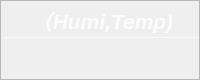
                    <widget class="QFrame" name="Model_QF">
                     <property name="minimumSize">
                      <size>
                       <width>200</width>
                       <height>80</height>
                      </size>
                     </property>
                     <property name="maximumSize">
                      <size>
                       <width>170</width>
                       <height>80</height>
                      </size>
                     </property>
                     <property name="toolTipDuration">
                      <number>0</number>
                     </property>
                     <property name="styleSheet">
                      <string notr="true">QFrame#Model_QF{
color: rgb(255, 255, 255);
border-radius: 15px;
background-color: rgb(136, 138, 133);
border: 1px outset rgb(72, 158, 204)
}
</string>
                     </property>
                     <property name="frameShape">
                      <enum>QFrame::StyledPanel</enum>
                     </property>
                     <property name="frameShadow">
                      <enum>QFrame::Raised</enum>
                     </property>
                     <layout class="QVBoxLayout" name="verticalLayout_13" stretch="0,2,1">
                      <property name="spacing">
                       <number>0</number>
                      </property>
                      <property name="leftMargin">
                       <number>0</number>
                      </property>
                      <property name="topMargin">
                       <number>0</number>
                      </property>
                      <property name="rightMargin">
                       <number>0</number>
                      </property>
                      <property name="bottomMargin">
                       <number>0</number>
                      </property>
                      <item>
                       <widget class="QFrame" name="Model_top">
                        <property name="styleSheet">
                         <string notr="true">border:none</string>
                        </property>
                        <property name="frameShape">
                         <enum>QFrame::StyledPanel</enum>
                        </property>
                        <property name="frameShadow">
                         <enum>QFrame::Raised</enum>
                        </property>
                        <layout class="QHBoxLayout" name="horizontalLayout_9">
                         <property name="spacing">
                          <number>0</number>
                         </property>
                         <property name="leftMargin">
                          <number>0</number>
                         </property>
                         <property name="topMargin">
                          <number>3</number>
                         </property>
                         <property name="rightMargin">
                          <number>7</number>
                         </property>
                         <property name="bottomMargin">
                          <number>3</number>
                         </property>
                         <item>
                          <widget class="QLabel" name="label_8">
                           <property name="maximumSize">
                            <size>
                             <width>16777215</width>
                             <height>30</height>
                            </size>
                           </property>
                           <property name="font">
                            <font>
                             <family>Segoe UI</family>
                             <pointsize>16</pointsize>
                             <weight>87</weight>
                             <italic>true</italic>
                             <bold>true</bold>
                            </font>
                           </property>
                           <property name="styleSheet">
                            <string notr="true">color: rgba(255, 255, 255,210);
padding-left:12px;
font: 700 italic 16pt &quot;Segoe UI&quot;;</string>
                           </property>
                           <property name="midLineWidth">
                            <number>-1</number>
                           </property>
                           <property name="text">
                            <string>&lt;html&gt;&lt;head/&gt;&lt;body&gt;&lt;p&gt;（Humi,Temp)&lt;/p&gt;&lt;/body&gt;&lt;/html&gt;</string>
                           </property>
                           <property name="alignment">
                            <set>Qt::AlignCenter</set>
                           </property>
                           <property name="wordWrap">
                            <bool>false</bool>
                           </property>
                           <property name="indent">
                            <number>0</number>
                           </property>
                          </widget>
                         </item>
                        </layout>
                       </widget>
                      </item>
                      <item>
                       <widget class="Line" name="line_5">
                        <property name="maximumSize">
                         <size>
                          <width>16777215</width>
                          <height>1</height>
                         </size>
                        </property>
                        <property name="styleSheet">
                         <string notr="true">background-color: rgba(255, 255, 255, 89);</string>
                        </property>
                        <property name="orientation">
                         <enum>Qt::Horizontal</enum>
                        </property>
                       </widget>
                      </item>
                      <item>
                       <widget class="QFrame" name="Model_bottom">
                        <property name="styleSheet">
                         <string notr="true">border:none</string>
                        </property>
                        <property name="frameShape">
                         <enum>QFrame::StyledPanel</enum>
                        </property>
                        <property name="frameShadow">
                         <enum>QFrame::Raised</enum>
                        </property>
                        <layout class="QVBoxLayout" name="verticalLayout_14">
                         <property name="spacing">
                          <number>0</number>
                         </property>
                         <property name="leftMargin">
                          <number>0</number>
                         </property>
                         <property name="topMargin">
                          <number>6</number>
                         </property>
                         <property name="rightMargin">
                          <number>0</number>
                         </property>
                         <property name="bottomMargin">
                          <number>6</number>
                         </property>
                         <item alignment="Qt::AlignTop">
                          <widget class="QLabel" name="hum_label">
                           <property name="minimumSize">
                            <size>
                             <width>0</width>
                             <height>30</height>
                            </size>
                           </property>
                           <property name="maximumSize">
                            <size>
                             <width>16777215</width>
                             <height>30</height>
                            </size>
                           </property>
                           <property name="font">
                            <font>
                             <family>Microsoft YaHei UI</family>
                             <pointsize>15</pointsize>
                             <weight>50</weight>
                             <italic>false</italic>
                             <bold>false</bold>
                             <underline>false</underline>
                            </font>
                           </property>
                           <property name="styleSheet">
                            <string notr="true">color: rgb(255, 255, 255);
font: 15pt &quot;Microsoft YaHei UI&quot;;
</string>
                           </property>
                           <property name="text">
                            <string/>
                           </property>
                           <property name="alignment">
                            <set>Qt::AlignCenter</set>
                           </property>
                          </widget>
                         </item>
                        </layout>
                       </widget>
                      </item>
                     </layout>
                    </widget>
